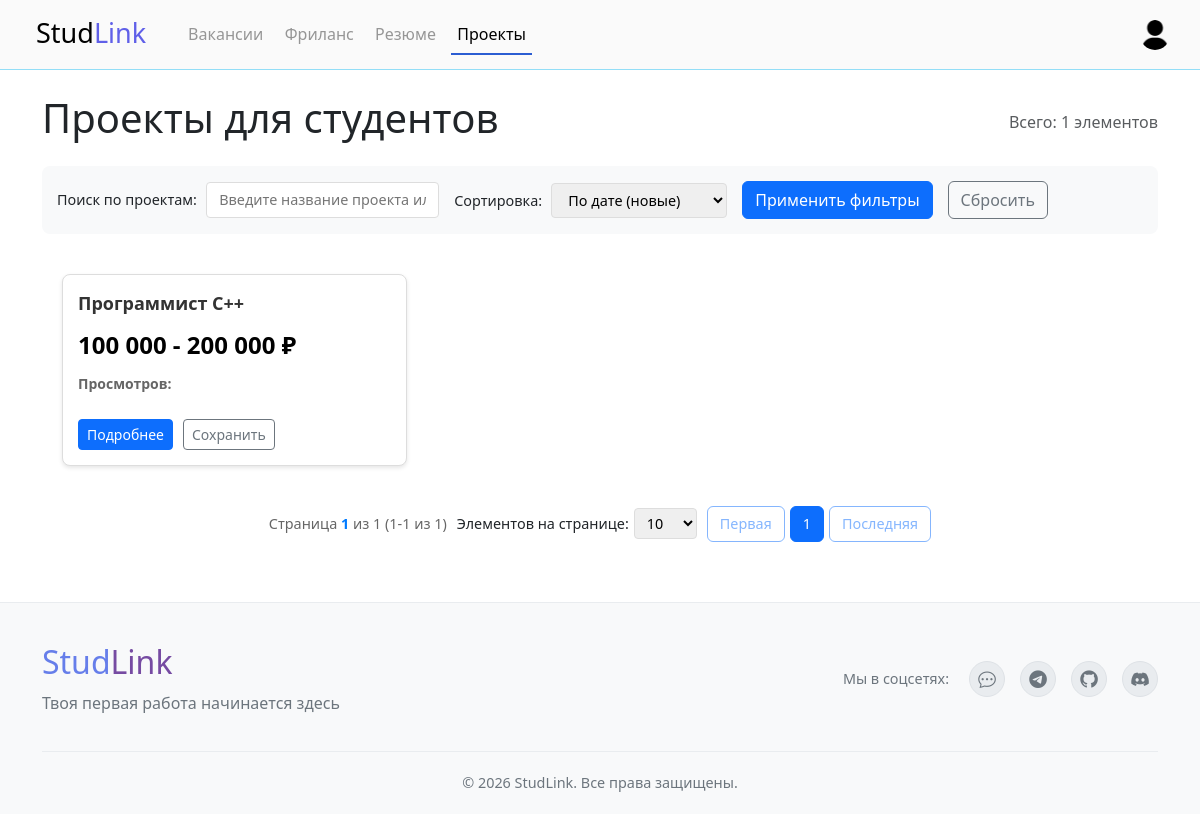
The page /projects/ (signed in) on the database its author committed.
### myapp/models.py (models this page shows, shortened)
class Vacancy(models.Model):
    employer = models.ForeignKey(User, on_delete=models.CASCADE, related_name='created_jobs' )
    hired_candidate = models.ForeignKey(User, on_delete=models.SET_NULL, null=True, blank=True, related_name='hired_jobs')
    title = models.CharField(max_length=80)
    description = models.TextField()
    expiration = models.DateTimeField()
    city = models.CharField(max_length=100, default="")
    schedule = models.CharField(max_length=50, blank=True)
    experience = models.CharField(max_length=50, blank=True)
    work_format = models.CharField(max_length=50, blank=True)
    currency = models.ForeignKey(Currency, on_delete=models.PROTECT, default=1)
    salary_from = models.DecimalField(max_digits=12, decimal_places=2)
    salary_to = models.DecimalField(max_digits=12, decimal_places=2, null=True, blank=True)
    currency_rate_date = models.DateField(null=True, blank=True)  # Дата последнего обновления курса
    currency_rate = models.DecimalField(max_digits=10, decimal_places=6, default=1.0)  # Коэффициент пересчета (1 USD = 90 RUB)
    is_active = models.BooleanField(default=True)
    created_at = models.DateTimeField(auto_now_add=True)
    interactions = GenericRelation(Interaction, related_query_name='vacancies')

class Currency(models.Model):
    code = models.CharField(max_length=3, unique=True)  # Код валюты по ISO 4217 (USD, EUR, RUB)
    name = models.CharField(max_length=50)  # Полное название валюты (Доллар США, Евро, Российский рубль)
    symbol = models.CharField(max_length=5)  # Символ валюты ($, €, ₽)
    rate = models.DecimalField(max_digits=10, decimal_places=6, default=1.0)  # Текущий курс к базовой валюте
    rate_date = models.DateField(null=True, blank=True)  # Дата последнего обновления курса

### myapp/views.py (the view, shortened to what this page needs)
# urls.py: path('projects/', views.project_list, name='project_list'),
def project_list(request):
    search_query = request.GET.get('search', '')
    sort_by = request.GET.get('sort', 'created_at')
    page_size = request.GET.get('page_size', 10)
    projects = Vacancy.objects.filter(is_active=True).select_related('employer').prefetch_related('interactions')
    if search_query:
        projects = projects.filter(
            Q(title__icontains=search_query) |
            Q(description__icontains=search_query)
        )
    if sort_by == 'title_asc':
        projects = projects.order_by('title')
    elif sort_by == 'title_desc':
        projects = projects.order_by('-title')
    elif sort_by == 'date_asc':
        projects = projects.order_by('created_at')
    else:  # date_desc по умолчанию
        projects = projects.order_by('-created_at')
    paginator = Paginator(projects, page_size)
    page_number = request.GET.get('page')
    try:
        page_obj = paginator.get_page(page_number)
    except PageNotAnInteger:
        page_obj = paginator.get_page(1)
    except EmptyPage:
        page_obj = paginator.get_page(paginator.num_pages)
    page_range = get_page_range(page_obj.number, paginator.num_pages)
    context = {
        'page_obj': page_obj,
        'paginator': paginator,
        'page_range': page_range,
        'page_size': int(page_size),
        'search_query': search_query,
        'sort_by': sort_by,
    }
    return render(request, 'project_list.html', context)

### myapp/templatetags/currency_tags.py (called while the page is built)
@register.filter
def format_salary_range_with_spaces(salary_from, salary_to=None):
    try:
        formatted_from = f"{int(float(salary_from)):,}".replace(',', ' ')
        if salary_to and salary_to != salary_from:
            formatted_to = f"{int(float(salary_to)):,}".replace(',', ' ')
            return f"{formatted_from} - {formatted_to}"
        else:
            return formatted_from
    except (ValueError, TypeError):
        return str(salary_from)

### myapp/views.py (called while the page is built)
def get_page_range(current_page, total_pages, max_pages=7):
    if total_pages <= max_pages:
        return range(1, total_pages + 1)
    start = max(1, current_page - max_pages // 2)
    end = min(total_pages, start + max_pages - 1)
    if end - start < max_pages - 1:
        start = max(1, end - max_pages + 1)
    return range(start, end + 1)

### myapp/templates/project_list.html (shortened to what this page needs)
{% extends "pagination_template.html" %}
{% load static %}
{% load currency_tags %}
{% block page_title %}Проекты для студентов{% endblock %}
{% block filters %}
<div class="filters-section" id="filters-section">
    <div class="form-group">
        <label for="search-input">Поиск по проектам:</label>
        <input type="text" id="search-input" placeholder="Введите название проекта или ключевые слова..." value="{{ search_query }}">
    </div>
    <div class="form-group">
        <label for="sort-select">Сортировка:</label>
        <select id="sort-select">
            <option value="created_at" {% if sort_by == 'created_at' %}selected{% endif %}>По дате (новые)</option>
        </select>
    </div>
    <button class="btn btn-primary" onclick="applyFilters()">Применить фильтры</button>
    <button class="btn btn-outline-secondary" onclick="resetFilters()">Сбросить</button>
</div>
{% endblock %}
{% block item_card %}
{% if page_obj %}
<div class="item-card">
    <div class="item-title">{{ item.title }}</div>
    <div class="item-meta">
        {% if item.salary_from %}
            <div class="budget-large">
                {{ item.salary_from|format_salary_range_with_spaces:item.salary_to }} {{ item.currency.symbol }}
            </div>
        {% endif %}
        <div><strong>Просмотров:</strong> {{ item.views_count }}</div>
    </div>
    <div class="item-actions">
        <a href="{% url 'vacancy_detail' item.id %}" class="btn btn-primary btn-sm">Подробнее</a>
        <button class="btn btn-outline-secondary btn-sm" onclick="saveProject({{ item.id }})">Сохранить</button>
    </div>
</div>
{% endif %}
{% endblock %}

### myapp/static/css/base.css (style rules this page uses)
body { margin: 0px; }
.budget-large { font-size: 1.5rem; font-weight: bold; color: #000000; margin-bottom: 10px; }

### myapp/templates/pagination_template.html (style rules this page uses)
.item-card { border: 1px solid #ddd; border-radius: 8px; padding: 15px; background: #fff; box-shadow: 0 2px 4px rgba(0,0,0,0.1); height: 100%; display: flex; flex-direction: column; box-sizing: border-box; min-width: 0; }
.item-title { font-size: 18px; font-weight: bold; margin-bottom: 10px; color: #333; }
.item-meta { font-size: 14px; color: #666; margin-bottom: 10px; }
.item-actions { display: flex; gap: 10px; margin-top: 15px; }
.filters-section { background: #f8f9fa; padding: 15px; border-radius: 8px; margin-bottom: 20px; display: flex; gap: 15px; flex-wrap: wrap; align-items: center; }
.filters-section .form-group { margin-bottom: 0; }
.filters-section label { font-size: 0.9rem; margin-right: 5px; }
.filters-section input, .filters-section select { padding: 6px 12px; border: 1px solid #ddd; border-radius: 4px; font-size: 0.9rem; }

### rows shown on the page
Vacancy: title "Программист C++", salary_from "100 000 - 200 000", currency.symbol "₽"

### other values the page prints
{{ paginator.count }} "1"
{{ page_obj.number }} "1"
{{ paginator.num_pages }} "1"
{{ page_obj.start_index }} "1"
{{ page_obj.end_index }} "1"
{{ num }} "1"
